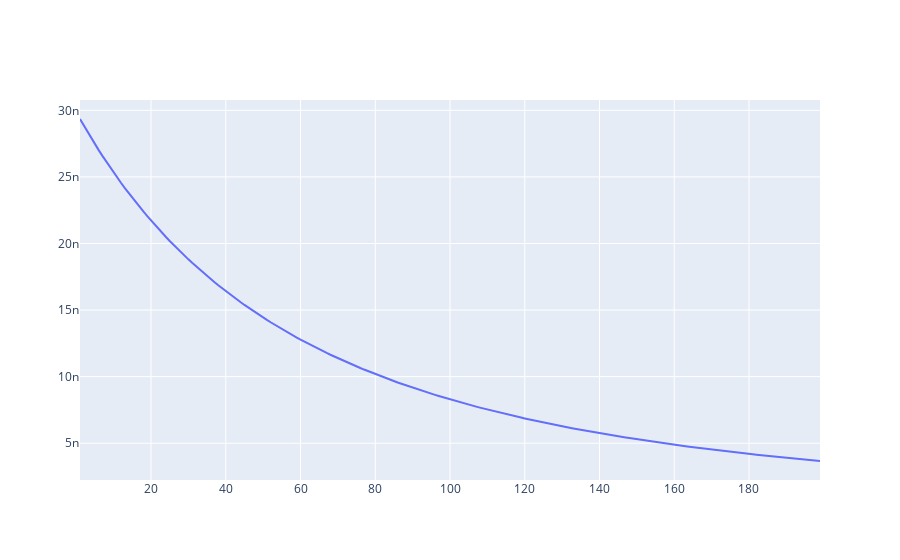

Source (notebook cell):
### Code cell
import plotly.graph_objects as go
fig = go.Figure()
# Add traces
fig.add_trace(go.Scatter(x=n_epoch[:], y=loss[:]))
fig.show()

### Figure 1 — Plotly figure (JSON) as saved in the notebook; plotly's stock layout.template omitted (floating-point values rounded to 4 significant figures; data arrays with more than 128 entries replaced by an {"elided": "..."} marker saying what was removed)
{"data": [{"type": "scatter", "x": {"elided": "199 int values"}, "y": {"elided": "199 float values"}}], "layout": {}}
